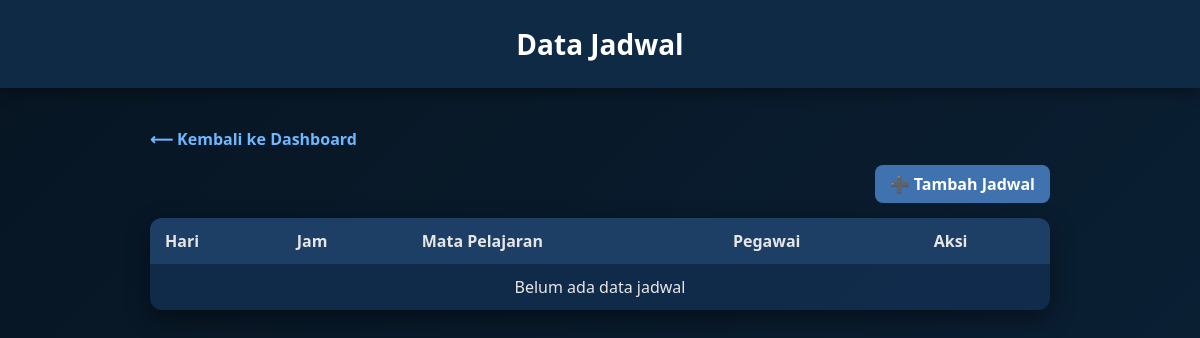
/admin_app/jadwal/, run on an earlier commit of the app's database.
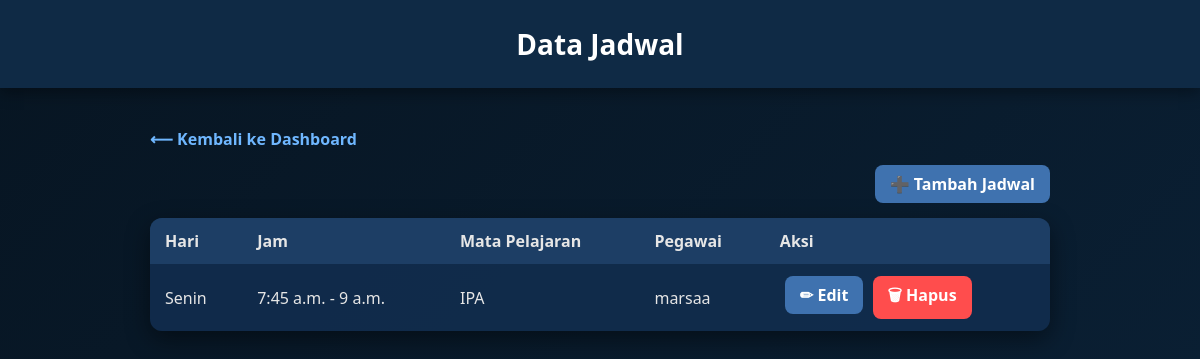
And on a later commit of the database.
### admin_app/models.py (models this page shows, shortened)
class Jadwal(models.Model):
    HARI_CHOICES = [
        ("Senin", "Senin"),
        ("Selasa", "Selasa"),
        ("Rabu", "Rabu"),
        ("Kamis", "Kamis"),
        ("Jumat", "Jumat"),
    ]
    hari = models.CharField(max_length=20, choices=HARI_CHOICES)
    jam_mulai = models.TimeField()
    jam_selesai = models.TimeField()
    mata_pelajaran = models.CharField(max_length=100)
    pegawai = models.ForeignKey(Pegawai, on_delete=models.CASCADE)

class Pegawai(models.Model):
    id_pegawai = models.CharField(max_length=10, unique=True, editable=False)
    JABATAN_CHOICES = [
        ("guru", "Guru"),
        ("staff", "Staff"),
        ("admin", "Admin"),
    ]
    user = models.OneToOneField(User, on_delete=models.CASCADE, null=True, blank=True)
    nama = models.CharField(max_length=200)
    nip = models.CharField(max_length=50, blank=True, null=True)
    jabatan = models.CharField(max_length=20, choices=JABATAN_CHOICES)
    gaji_pokok = models.IntegerField(default=0)

### admin_app/views.py (the view)
# urls.py: path("jadwal/", views.list_jadwal, name="list_jadwal"),
def list_jadwal(request):
    data = Jadwal.objects.all().order_by("hari", "jam_mulai")
    return render(request, "admin_app/jadwal.html", {"jadwal_list": data})

### admin_app/templates/admin_app/jadwal.html (shortened to what this page needs)
<!DOCTYPE html>
<html lang="en">
<head>
</head>
<body>
<header>Data Jadwal</header>
<div class="wrapper">
    <a href="{% url 'index' %}" class="back">⟵ Kembali ke Dashboard</a>
    <div class="top-actions">
        <a href="{% url 'tambah_jadwal' %}" class="button">➕ Tambah Jadwal</a>
    </div>
    <table>
        <thead>
            <tr>
                <th>Hari</th>
                <th>Jam</th>
                <th>Mata Pelajaran</th>
                <th>Pegawai</th>
                <th>Aksi</th>
            </tr>
        </thead>
        <tbody>
        {% for j in jadwal_list %}
            <tr>
                <td>{{ j.hari }}</td>
                <td>{{ j.jam_mulai }} - {{ j.jam_selesai }}</td>
                <td>{{ j.mata_pelajaran }}</td>
                <td>{{ j.pegawai.nama }}</td>
                <td>
                    <a href="{% url 'edit_jadwal' j.id %}" class="button">✏ Edit</a>
                    <a href="{% url 'hapus_jadwal' j.id %}" class="button delete-button">🗑 Hapus</a>
                </td>
            </tr>
        {% empty %}
            <tr>
                <td colspan="5" style="text-align:center;">Belum ada data jadwal</td>
            </tr>
        {% endfor %}
        </tbody>
    </table>
</div>
</body>
</html>

What changed in the data, as far as the page shows it:
added Jadwal: hari "Senin", jam_mulai "7:45 a.m.", jam_selesai "9 a.m.", mata_pelajaran "IPA", pegawai.nama "marsaa"
Also different on the page:
text no longer shown: "Belum ada data jadwal"
